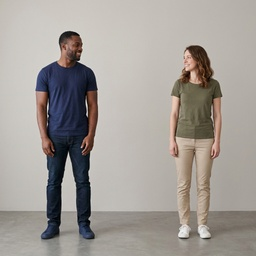
#> input picture test_image.jpg, 256 x 256 px, shrunk from 1024 x 1024 before the run
$ python -i main.py   (imports and definitions only)
#> lines starting #> are read from the running program, lines starting #| are printed output that depends on the picture; after the words box and inside, x2 and y2 are one past the last pixel; in counts of white or black regions, pixels touching at a corner belong together
### detection.py
import cv2
import numpy as np

_CUSTOM_WIN_W = 64
_CUSTOM_WIN_H = 128
_CUSTOM_CELL = 8
_CUSTOM_BINS = 9
_CUSTOM_BIN_WIDTH = 180.0 / _CUSTOM_BINS
_CUSTOM_BLOCK_EPS = 1e-6
_CUSTOM_SCORE_OFFSET = 10.0

_PEOPLE_SVM = None
_HOG_DETECTOR = None


def preprocess_for_hog(image):
    lab = cv2.cvtColor(image, cv2.COLOR_BGR2LAB)
    clahe = cv2.createCLAHE(clipLimit=3.0, tileGridSize=(8, 8))
    lab[:, :, 0] = clahe.apply(lab[:, :, 0])
    return cv2.cvtColor(lab, cv2.COLOR_LAB2BGR)


# [15 lines left out: functions shrink_boxes, _get_default_people_svm, not called in this run]


def _get_opencv_hog_detector():
    global _HOG_DETECTOR
    if _HOG_DETECTOR is None:
        hog = cv2.HOGDescriptor()
        hog.setSVMDetector(cv2.HOGDescriptor_getDefaultPeopleDetector())
        _HOG_DETECTOR = hog
    return _HOG_DETECTOR


# [41 lines left out: function _compute_hog_descriptor, not called in this run]


def _nms_xywh(boxes, scores, iou_threshold):
    if len(boxes) == 0:
        return []

    boxes = np.asarray(boxes, dtype=np.float32)
    scores = np.asarray(scores, dtype=np.float32)

    x1 = boxes[:, 0]
    y1 = boxes[:, 1]
    x2 = boxes[:, 0] + boxes[:, 2]
    y2 = boxes[:, 1] + boxes[:, 3]
    areas = (x2 - x1) * (y2 - y1)

    order = scores.argsort()[::-1]
    keep = []

    while order.size > 0:
        i = int(order[0])
        keep.append(i)
        if order.size == 1:
            break

        rest = order[1:]
        xx1 = np.maximum(x1[i], x1[rest])
        yy1 = np.maximum(y1[i], y1[rest])
        xx2 = np.minimum(x2[i], x2[rest])
        yy2 = np.minimum(y2[i], y2[rest])

        inter_w = np.maximum(0.0, xx2 - xx1)
        inter_h = np.maximum(0.0, yy2 - yy1)
        inter = inter_w * inter_h
        union = areas[i] + areas[rest] - inter
        iou = inter / np.maximum(union, 1e-6)

        order = rest[iou <= iou_threshold]

    return keep


# [41 lines left out: function _detect_humans_custom, not called in this run]


def detect_humans(
    image,
    win_stride=(8, 8),
    padding=(8, 8),
    scale=1.05,
    score_threshold=0.0,
    nms_threshold=0.25,
    hit_threshold=0.0,
    use_preprocessing=True,
    shrink_factor=0.0,
    backend="opencv",
):
    proc_image = preprocess_for_hog(image) if use_preprocessing else image

    if backend == "custom":
        boxes, weights = _detect_humans_custom(
            image=proc_image,
            win_stride=win_stride,
            scale=scale,
            hit_threshold=hit_threshold,
        )
    else:
        hog = _get_opencv_hog_detector()
        boxes, weights = hog.detectMultiScale(
            proc_image,
            winStride=win_stride,
            padding=padding,
            scale=scale,
            hitThreshold=hit_threshold,
        )

    if len(boxes) == 0:
        return []

    boxes = np.asarray(boxes, dtype=np.int32)
    weights = np.asarray(weights, dtype=np.float32).reshape(-1)

    score_keep = weights > score_threshold
    boxes = boxes[score_keep]
    weights = weights[score_keep]
    if len(boxes) == 0:
        return []

    keep_idx = _nms_xywh(boxes, weights, iou_threshold=nms_threshold)
    result = boxes.tolist() if len(keep_idx) == 0 else boxes[keep_idx].tolist()

    if shrink_factor > 0:
        result = shrink_boxes(result, factor=shrink_factor)

    return result


def _sanitize_rect(image_shape, x, y, w, h):
    x = max(0, x)
    y = max(0, y)
    w = min(image_shape[1] - x, w)
    h = min(image_shape[0] - y, h)
    return x, y, w, h


def _largest_component_mask(binary_mask, center_x, center_y):
    num_labels, labels = cv2.connectedComponents(binary_mask)
    if num_labels <= 1:
        return binary_mask

    if 0 <= center_y < labels.shape[0] and 0 <= center_x < labels.shape[1]:
        center_label = labels[center_y, center_x]
        if center_label > 0:
            return (labels == center_label).astype(np.uint8)

    best_label = 0
    best_count = 0
    for lbl in range(1, num_labels):
        count = int(np.sum(labels == lbl))
        if count > best_count:
            best_count = count
            best_label = lbl
    return (labels == best_label).astype(np.uint8)


def get_binary_masks(
    image,
    boxes,
    top_k=2,
    grabcut_iters=5,
    morph_kernel_size=5,
    morph_open_iters=2,
    morph_close_iters=2,
):
    masks = []
    top_boxes = sorted(boxes, key=lambda b: b[2] * b[3], reverse=True)[:top_k]

    for x, y, w, h in top_boxes:
        x, y, w, h = _sanitize_rect(image.shape, x, y, w, h)
        rect = (x, y, w, h)

        gc_mask = np.zeros(image.shape[:2], np.uint8)
        bgd_model = np.zeros((1, 65), np.float64)
        fgd_model = np.zeros((1, 65), np.float64)
        cv2.grabCut(
            image,
            gc_mask,
            rect,
            bgd_model,
            fgd_model,
            grabcut_iters,
            cv2.GC_INIT_WITH_RECT,
        )

        binary_mask = np.where((gc_mask == 2) | (gc_mask == 0), 0, 1).astype(np.uint8)

        kernel = np.ones((morph_kernel_size, morph_kernel_size), np.uint8)
        binary_mask = cv2.morphologyEx(
            binary_mask,
            cv2.MORPH_OPEN,
            kernel,
            iterations=morph_open_iters,
        )
        binary_mask = cv2.morphologyEx(
            binary_mask,
            cv2.MORPH_CLOSE,
            kernel,
            iterations=morph_close_iters,
        )
        binary_mask = cv2.erode(binary_mask, np.ones((3, 3), np.uint8), iterations=2)

        center_x = x + w // 2
        center_y = y + h // 2
        binary_mask = _largest_component_mask(binary_mask, center_x, center_y)

        masks.append((binary_mask, rect))

    return masks


# [64 lines left out: functions filter_person_boxes, pick_swap_pair, not called in this run]

### transformation.py
import numpy as np


def create_translation_matrix(tx, ty):

    return np.array(
        [[1.0, 0.0, float(tx)], [0.0, 1.0, float(ty)], [0.0, 0.0, 1.0]],
        dtype=np.float64,
    )


# [5 lines left out: function create_scale_matrix, not called in this run]


def extract_features(image, binary_mask):
    mask_bool = binary_mask > 0
    if image.ndim == 3:
        return image * mask_bool[:, :, None]
    return image * mask_bool


def _warp_affine_nearest(src, transform_3x3, out_h, out_w, fill_value=0):

    inv_t = np.linalg.inv(transform_3x3)

    yy, xx = np.indices((out_h, out_w), dtype=np.float64)
    ones = np.ones_like(xx)
    dst_h = np.stack((xx, yy, ones), axis=0).reshape(3, -1)

    src_h = inv_t @ dst_h
    src_x = np.rint(src_h[0]).astype(np.int64)
    src_y = np.rint(src_h[1]).astype(np.int64)

    valid = (src_x >= 0) & (src_x < src.shape[1]) & (src_y >= 0) & (src_y < src.shape[0])

    if src.ndim == 3:
        out = np.full((out_h, out_w, src.shape[2]), fill_value, dtype=src.dtype)
        out_2d = out.reshape(-1, src.shape[2])
        out_2d[valid] = src[src_y[valid], src_x[valid]]
    else:
        out = np.full((out_h, out_w), fill_value, dtype=src.dtype)
        out_flat = out.reshape(-1)
        out_flat[valid] = src[src_y[valid], src_x[valid]]

    return out


def _ensure_binary_mask(mask):
    return (mask > 0).astype(mask.dtype)


def apply_translation(image, binary_mask, tx, ty):
    h, w = image.shape[:2]
    t = create_translation_matrix(tx, ty)
    extracted_person = extract_features(image, binary_mask)
    translated_person = _warp_affine_nearest(extracted_person, t, h, w, fill_value=0)
    translated_mask = _warp_affine_nearest(binary_mask, t, h, w, fill_value=0)
    translated_mask = _ensure_binary_mask(translated_mask)
    return (translated_person, translated_mask)


# [13 lines left out: function apply_transformation, not called in this run]

### inpainting.py
import numpy as np
from scipy.sparse import coo_matrix
from scipy.sparse.linalg import cg, spsolve
import cv2

NEIGHBORS_4 = [(-1, 0), (1, 0), (0, -1), (0, 1)]
LARGE_MASK_THRESHOLD = 5000
COARSE_SCALE = 0.5


def _solve_channel(A, b, num_missing):
    x, info = cg(A, b, maxiter=max(2000, num_missing // 2))
    if info != 0:
        x = spsolve(A, b)
    return x


def _build_linear_system(image, mask):
    h, w = image.shape[:2]
    missing_y, missing_x = np.where(mask > 0)
    num_missing = len(missing_y)
    if num_missing == 0:
        return None

    coord_to_idx = np.full((h, w), -1, dtype=np.int32)
    coord_to_idx[missing_y, missing_x] = np.arange(num_missing)

    row_idx = []
    col_idx = []
    values = []
    rhs = np.zeros((num_missing, 3), dtype=np.float64)

    for i in range(num_missing):
        y = missing_y[i]
        x = missing_x[i]
        center_coef = 4.0

        for dy, dx in NEIGHBORS_4:
            ny = y + dy
            nx = x + dx
            if ny < 0 or ny >= h or nx < 0 or nx >= w:
                center_coef -= 1.0
                continue

            neighbor_idx = coord_to_idx[ny, nx]
            if neighbor_idx == -1:
                rhs[i] += image[ny, nx]
            else:
                row_idx.append(i)
                col_idx.append(neighbor_idx)
                values.append(-1.0)

        row_idx.append(i)
        col_idx.append(i)
        values.append(center_coef)

    A = coo_matrix((values, (row_idx, col_idx)), shape=(num_missing, num_missing)).tocsr()
    return A, rhs, missing_y, missing_x


def _inpaint_single_scale(image, mask):
    system = _build_linear_system(image, mask)
    if system is None:
        return image.copy()

    A, rhs, missing_y, missing_x = system
    num_missing = len(missing_y)

    inpainted_image = image.copy().astype(np.float64)
    for c in range(3):
        x = _solve_channel(A, rhs[:, c], num_missing)
        inpainted_image[missing_y, missing_x, c] = np.clip(x, 0, 255)

    return inpainted_image.astype(np.uint8)


def inpaint_neighbor_averaging(image, mask):
    h, w = image.shape[:2]
    num_missing = int(np.sum(mask > 0))
    if num_missing == 0:
        return image.copy()

    if num_missing < LARGE_MASK_THRESHOLD:
        return _inpaint_single_scale(image, mask)

    small_h = int(h * COARSE_SCALE)
    small_w = int(w * COARSE_SCALE)
    small_image = cv2.resize(image, (small_w, small_h), interpolation=cv2.INTER_AREA)
    small_mask = cv2.resize(mask, (small_w, small_h), interpolation=cv2.INTER_NEAREST)

    coarse_result = _inpaint_single_scale(small_image, small_mask)
    upscaled = cv2.resize(coarse_result, (w, h), interpolation=cv2.INTER_LINEAR)

    init_image = image.copy()
    init_image[mask > 0] = upscaled[mask > 0]
    return _inpaint_single_scale(init_image, mask)

### main.py
import argparse
import configparser
import os

import cv2
import matplotlib.pyplot as plt
import numpy as np

from detection import detect_humans, get_binary_masks
from inpainting import inpaint_neighbor_averaging
from transformation import apply_translation


# [17 lines left out: functions load_config, cfg_get, not called in this run]


def process_image(
    image_path,
    output_path="result_image.jpg",
    win_stride=(8, 8),
    padding=(8, 8),
    scale=1.05,
    score_threshold=0.0,
    nms_threshold=0.25,
    hit_threshold=0.0,
    use_preprocessing=True,
    shrink_factor=0.0,
    grabcut_iters=5,
    morph_kernel_size=5,
    morph_open_iters=2,
    morph_close_iters=2,
):
#> called with image_path = 'test_image.jpg', output_path = 'result_image.jpg', win_stride = (8, 8), padding = (8, 8), scale = 1.05, score_threshold = 0, nms_threshold = 0.25, hit_threshold = 0
    image = cv2.imread(image_path)
#> image is the input picture: shape (256, 256, 3); mean B, G, R 150.8, 156, 161.7
    if image is None:
        print(f"Error: Could not load image {image_path}")
        return

    print("Detecting humans using HOG+SVM...")
    boxes = detect_humans(
        image,
        win_stride=win_stride,
        padding=padding,
        scale=scale,
        score_threshold=score_threshold,
        nms_threshold=nms_threshold,
        hit_threshold=hit_threshold,
        use_preprocessing=use_preprocessing,
        shrink_factor=shrink_factor,
    )
#> in preprocess_for_hog, `return cv2.cvtColor(lab, cv2.COLOR_LAB2BGR)`:
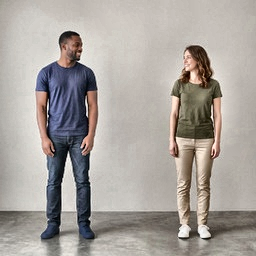
#> returned value: shape (256, 256, 3); mean B, G, R 156.6, 162, 168
#> in detect_humans, `boxes, weights = hog.detectMultiScale( proc_image, winStride=win_strid..`: boxes = [[142, 26, 111, 221], [11, 16, 113, 226]]; weights = [1.6, 1.04]
#> in detect_humans, `score_keep = weights > score_threshold`: score_keep = [True, True]
#> in _nms_xywh, `boxes = np.asarray(boxes, dtype=np.float32)`: boxes = [[142, 26, 111, 221], [11, 16, 113, 226]]
#> in _nms_xywh, `scores = np.asarray(scores, dtype=np.float32)`: scores = [1.6, 1.04]
#> in _nms_xywh, `x1 = boxes[:, 0]`: x1 = [142, 11]
#> in _nms_xywh, `y1 = boxes[:, 1]`: y1 = [26, 16]
#> in _nms_xywh, `x2 = boxes[:, 0] + boxes[:, 2]`: x2 = [253, 124]
#> in _nms_xywh, `y2 = boxes[:, 1] + boxes[:, 3]`: y2 = [247, 242]
#> in _nms_xywh, `areas = (x2 - x1) * (y2 - y1)`: areas = [24531, 25538]
#> in _nms_xywh, `order = scores.argsort()[::-1]`: order = [0, 1]
#> the loop in _nms_xywh, `while order.size > 0:` made 2 passes
#> (i, rest, xx1, yy1, xx2, yy2, inter_w, inter_h) on pass 1: (0, [1], [142], [26], [124], [242], [0], [216])
#> in detect_humans, `result = boxes.tolist() if len(keep_idx) == 0 else boxes[keep_idx].tol..`: result = [[142, 26, 111, 221], [11, 16, 113, 226]]
#> boxes = [[142, 26, 111, 221], [11, 16, 113, 226]]
    if len(boxes) < 2:
        print("Need at least 2 humans in the image to swap them.")
        return

    print(f"Detected {len(boxes)} humans. Using the two largest.")
#| Detected 2 humans. Using the two largest.
    masks_data = get_binary_masks(
        image,
        boxes,
        grabcut_iters=grabcut_iters,
        morph_kernel_size=morph_kernel_size,
        morph_open_iters=morph_open_iters,
        morph_close_iters=morph_close_iters,
    )
#> in get_binary_masks, `top_boxes = sorted(boxes, key=lambda b: b[2] * b[3], reverse=True)[:to..`: top_boxes = [[11, 16, 113, 226], [142, 26, 111, 221]]
#> the loop in get_binary_masks, `for x, y, w, h in top_boxes:` made 2 passes
#> (x, y, w, h, center_x, center_y, num_labels in _largest_component_mask, center_label in _largest_component_mask) on passes 1 to 2: (11, 16, 113, 226, 67, 129, 2, 1), (142, 26, 111, 221, 197, 136, 2, 1)
#> pass 1, in get_binary_masks, `binary_mask = cv2.erode(binary_mask, np.ones((3, 3), np.uint8), iterat..`:
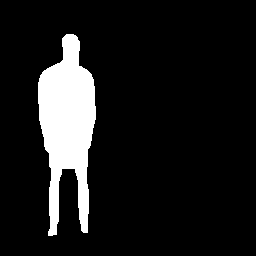
#> binary_mask: shape (256, 256); values 0 (black) and 1 (white), 10.6% white; 1 white region, box (x1, y1, x2, y2) and area: (38, 34, 96, 236) 6945
#> after the loop in get_binary_masks, `for x, y, w, h in top_boxes:`: masks = 2 items
#> masks_data = 2 items
    mask_a, rect_a = masks_data[0]
#> rect_a = (11, 16, 113, 226)
    mask_b, rect_b = masks_data[1]
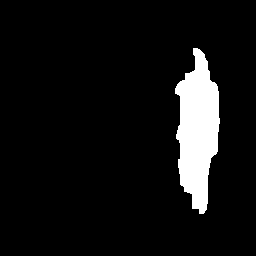
#> mask_b: shape (256, 256); values 0 (black) and 1 (white), 7.4% white; 1 white region, box (x1, y1, x2, y2) and area: (175, 48, 220, 214) 4830
#> rect_b = (142, 26, 111, 221)

    center_a = (rect_a[0] + rect_a[2] // 2, rect_a[1] + rect_a[3] // 2)
#> center_a = (67, 129)
    center_b = (rect_b[0] + rect_b[2] // 2, rect_b[1] + rect_b[3] // 2)
#> center_b = (197, 136)
    trans_a = (center_b[0] - center_a[0], center_b[1] - center_a[1])
#> trans_a = (130, 7)
    trans_b = (center_a[0] - center_b[0], center_a[1] - center_b[1])
#> trans_b = (-130, -7)

    print(f"Swapping Figure A (center {center_a[0]},{center_a[1]}) and Figure B (center {center_b[0]},{center_b[1]})")
#| Swapping Figure A (center 67,129) and Figure B (center 197,136)
    translated_person_a, translated_mask_a = apply_translation(image, mask_a, *trans_a)
#> in apply_translation, `h, w = image.shape[:2]`: h = 256
    translated_person_b, translated_mask_b = apply_translation(image, mask_b, *trans_b)

    combined_original_masks = cv2.bitwise_or(mask_a, mask_b)
#> combined_original_masks: shape (256, 256); values 0 (black) and 1 (white), 18% white; 2 white regions, box (x1, y1, x2, y2) and area: (38, 34, 96, 236) 6945, (175, 48, 220, 214) 4830
    inpaint_mask = cv2.dilate(
        combined_original_masks,
        np.ones((7, 7), np.uint8),
        iterations=2,
    )
#> inpaint_mask: shape (256, 256); values 0 (black) and 1 (white), 28.5% white; 2 white regions, box (x1, y1, x2, y2) and area: (32, 28, 102, 242) 11073, (169, 42, 226, 220) 7602

    clean_bg = image.copy()
    clean_bg[inpaint_mask > 0] = [0, 0, 0]
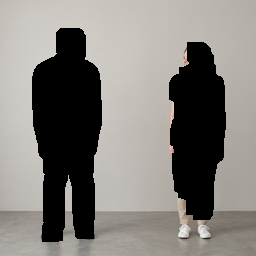
#> clean_bg: shape (256, 256, 3); mean B, G, R 122.8, 127.2, 130.5
    print(f"Inpainting {np.sum(inpaint_mask > 0)} background pixels...")
#> (printed output is left out)
    clean_bg = inpaint_neighbor_averaging(clean_bg, inpaint_mask)
#> in inpaint_neighbor_averaging, `num_missing = int(np.sum(mask > 0))`: num_missing = 18675
#> in inpaint_neighbor_averaging, `small_h = int(h * COARSE_SCALE)`: small_h = 128
#> in _build_linear_system, `missing_y, missing_x = np.where(mask > 0)`: missing_y = 4676 values from 14 to 120; missing_x = 4676 values, max 112 at index 1069, min 16 at index 703, mean 59.99
#> in _build_linear_system, `num_missing = len(missing_y)`: num_missing = 4676
#> in _build_linear_system, `coord_to_idx[missing_y, missing_x] = np.arange(num_missing)`:
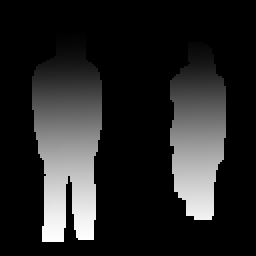
#> coord_to_idx: shape (128, 128) int32 (shown 2 times larger); min -1, max 4675, mean 666.4; drawn with min black and max white
#> the loop in _build_linear_system, `for i in range(num_missing):` made 4676 passes
#> (y, x) on passes 1 to 3: (14, 30), (14, 31), (14, 32)
#> after the loop in _build_linear_system, `for i in range(num_missing):`: col_idx = 22784 items
#> in _inpaint_single_scale, `A, rhs, missing_y, missing_x = system`: missing_y = 4676 values from 14 to 120
#> in _inpaint_single_scale, `num_missing = len(missing_y)`: num_missing = 4676
#> after the loop in _inpaint_single_scale, `for c in range(3):`:
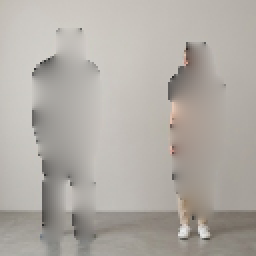
#> inpainted_image: shape (128, 128, 3) float64 (shown 2 times larger); mean B, G, R 165.6, 171.7, 176.6
#> the loop in _build_linear_system (call 2), `for i in range(num_missing):` made 18675 passes
#> (y, x) on passes 1 to 3: (28, 60), (28, 61), (28, 62)

    transformed = clean_bg.copy()
    transformed[translated_mask_a > 0] = translated_person_a[translated_mask_a > 0]
    transformed[translated_mask_b > 0] = translated_person_b[translated_mask_b > 0]

    combined_placed = cv2.bitwise_or(translated_mask_a, translated_mask_b)
#> combined_placed: shape (256, 256); values 0 (black) and 1 (white), 18% white; 2 white regions, box (x1, y1, x2, y2) and area: (168, 41, 226, 243) 6945, (45, 41, 90, 207) 4830
    inner_mask = cv2.erode(combined_placed, np.ones((5, 5), np.uint8), iterations=2)
#> inner_mask: shape (256, 256); values 0 (black) and 1 (white), 11.5% white; 3 white regions, box (x1, y1, x2, y2) and area: (172, 46, 222, 223) 4331, (51, 50, 85, 198) 3169, (183, 192, 185, 225) 54
    alpha = cv2.GaussianBlur(combined_placed.astype(np.float32) * 255, (15, 15), 0) / 255.0
    alpha = np.clip(alpha, 0, 1)
    alpha[inner_mask > 0] = 1.0
#> alpha: shape (256, 256) float32; min 0, max 1, mean 0.18

    final_image = (
        alpha[:, :, None] * transformed.astype(np.float64)
        + (1.0 - alpha[:, :, None]) * clean_bg.astype(np.float64)
    )
    final_image = np.clip(final_image, 0, 255).astype(np.uint8)

    cv2.imwrite("pre_inpainting_" + os.path.basename(output_path), transformed)
    cv2.imwrite(output_path, final_image)
    print(f"Saved successful result to {output_path}")

    plt.figure(figsize=(15, 5))
    plt.subplot(1, 3, 1)
    plt.title("Original")
    plt.imshow(cv2.cvtColor(image, cv2.COLOR_BGR2RGB))
    plt.axis("off")

    plt.subplot(1, 3, 2)
    plt.title("After Transformation")
    plt.imshow(cv2.cvtColor(transformed, cv2.COLOR_BGR2RGB))
    plt.axis("off")

    plt.subplot(1, 3, 3)
    plt.title("Final Inpainted")
    plt.imshow(cv2.cvtColor(final_image, cv2.COLOR_BGR2RGB))
    plt.axis("off")

    plt.tight_layout()
    plt.savefig("plot_" + os.path.basename(output_path))
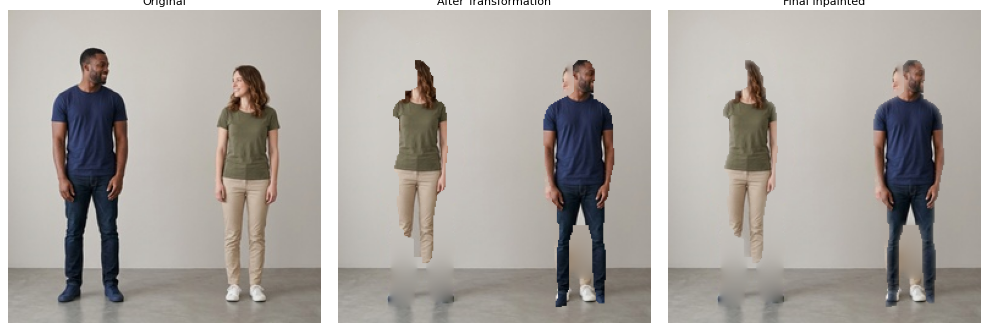
#> figure drawn by matplotlib, 3 panels
    print("Saved plot visualization.")


# [88 lines left out: functions parse_args, resolve_runtime_params, main, not called in this run]


# [2 lines not run here, left out]

>>> result = process_image('test_image.jpg')
